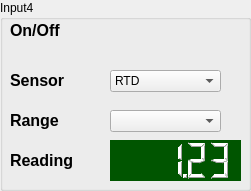
   <widget class="QGroupBox" name="groupBox_5">
    <property name="geometry">
     <rect>
      <x>1040</x>
      <y>430</y>
      <width>251</width>
      <height>191</height>
     </rect>
    </property>
    <property name="title">
     <string>Input4</string>
    </property>
    <widget class="QLabel" name="label_54">
     <property name="geometry">
      <rect>
       <x>10</x>
       <y>110</y>
       <width>59</width>
       <height>21</height>
      </rect>
     </property>
     <property name="text">
      <string>&lt;html&gt;&lt;head/&gt;&lt;body&gt;&lt;p&gt;&lt;span style=&quot; font-size:12pt; font-weight:600;&quot;&gt;Range&lt;/span&gt;&lt;/p&gt;&lt;/body&gt;&lt;/html&gt;</string>
     </property>
    </widget>
    <widget class="QLabel" name="label_55">
     <property name="geometry">
      <rect>
       <x>10</x>
       <y>70</y>
       <width>71</width>
       <height>21</height>
      </rect>
     </property>
     <property name="text">
      <string>&lt;html&gt;&lt;head/&gt;&lt;body&gt;&lt;p&gt;&lt;span style=&quot; font-size:12pt; font-weight:600;&quot;&gt;Sensor&lt;/span&gt;&lt;/p&gt;&lt;/body&gt;&lt;/html&gt;</string>
     </property>
    </widget>
    <widget class="QComboBox" name="comboBox_21">
     <property name="geometry">
      <rect>
       <x>110</x>
       <y>70</y>
       <width>111</width>
       <height>22</height>
      </rect>
     </property>
     <property name="currentIndex">
      <number>2</number>
     </property>
     <item>
      <property name="text">
       <string>Diode</string>
      </property>
     </item>
     <item>
      <property name="text">
       <string>ROX</string>
      </property>
     </item>
     <item>
      <property name="text">
       <string>RTD</string>
      </property>
     </item>
     <item>
      <property name="text">
       <string>Therm</string>
      </property>
     </item>
    </widget>
    <widget class="QLabel" name="label_56">
     <property name="geometry">
      <rect>
       <x>10</x>
       <y>20</y>
       <width>71</width>
       <height>21</height>
      </rect>
     </property>
     <property name="text">
      <string>&lt;html&gt;&lt;head/&gt;&lt;body&gt;&lt;p&gt;&lt;span style=&quot; font-size:12pt; font-weight:600;&quot;&gt;On/Off&lt;/span&gt;&lt;/p&gt;&lt;/body&gt;&lt;/html&gt;</string>
     </property>
    </widget>
    <widget class="QPushButton" name="out2mode_9">
     <property name="geometry">
      <rect>
       <x>110</x>
       <y>20</y>
       <width>61</width>
       <height>31</height>
      </rect>
     </property>
     <property name="styleSheet">
      <string notr="true">border-top: 3px transparent;
            border-bottom: 3px transparent;
            border-right: 10px transparent;
            border-left: 10px transparent;</string>
     </property>
     <property name="text">
      <string/>
     </property>
     <property name="icon">
      <iconset>
       <normaloff>:/on-off.jpg</normaloff>:/on-off.jpg</iconset>
     </property>
     <property name="iconSize">
      <size>
       <width>81</width>
       <height>31</height>
      </size>
     </property>
    </widget>
    <widget class="QComboBox" name="comboBox_22">
     <property name="geometry">
      <rect>
       <x>110</x>
       <y>110</y>
       <width>111</width>
       <height>22</height>
      </rect>
     </property>
    </widget>
    <widget class="QLabel" name="label_70">
     <property name="geometry">
      <rect>
       <x>10</x>
       <y>150</y>
       <width>81</width>
       <height>21</height>
      </rect>
     </property>
     <property name="text">
      <string>&lt;html&gt;&lt;head/&gt;&lt;body&gt;&lt;p&gt;&lt;span style=&quot; font-size:12pt; font-weight:600;&quot;&gt;Reading&lt;/span&gt;&lt;/p&gt;&lt;/body&gt;&lt;/html&gt;</string>
     </property>
    </widget>
    <widget class="QLCDNumber" name="lcdNumber_4">
     <property name="geometry">
      <rect>
       <x>110</x>
       <y>140</y>
       <width>131</width>
       <height>41</height>
      </rect>
     </property>
     <property name="font">
      <font>
       <family>Century Schoolbook L</family>
       <pointsize>14</pointsize>
       <weight>75</weight>
       <bold>true</bold>
       <strikeout>true</strikeout>
      </font>
     </property>
     <property name="autoFillBackground">
      <bool>false</bool>
     </property>
     <property name="styleSheet">
      <string notr="true">color: white; 
    background-color: rgb(0, 85, 0);</string>
     </property>
     <property name="frameShape">
      <enum>QFrame::NoFrame</enum>
     </property>
     <property name="frameShadow">
      <enum>QFrame::Raised</enum>
     </property>
     <property name="smallDecimalPoint">
      <bool>true</bool>
     </property>
     <property name="value" stdset="0">
      <double>1.230000000000000</double>
     </property>
    </widget>
   </widget>
